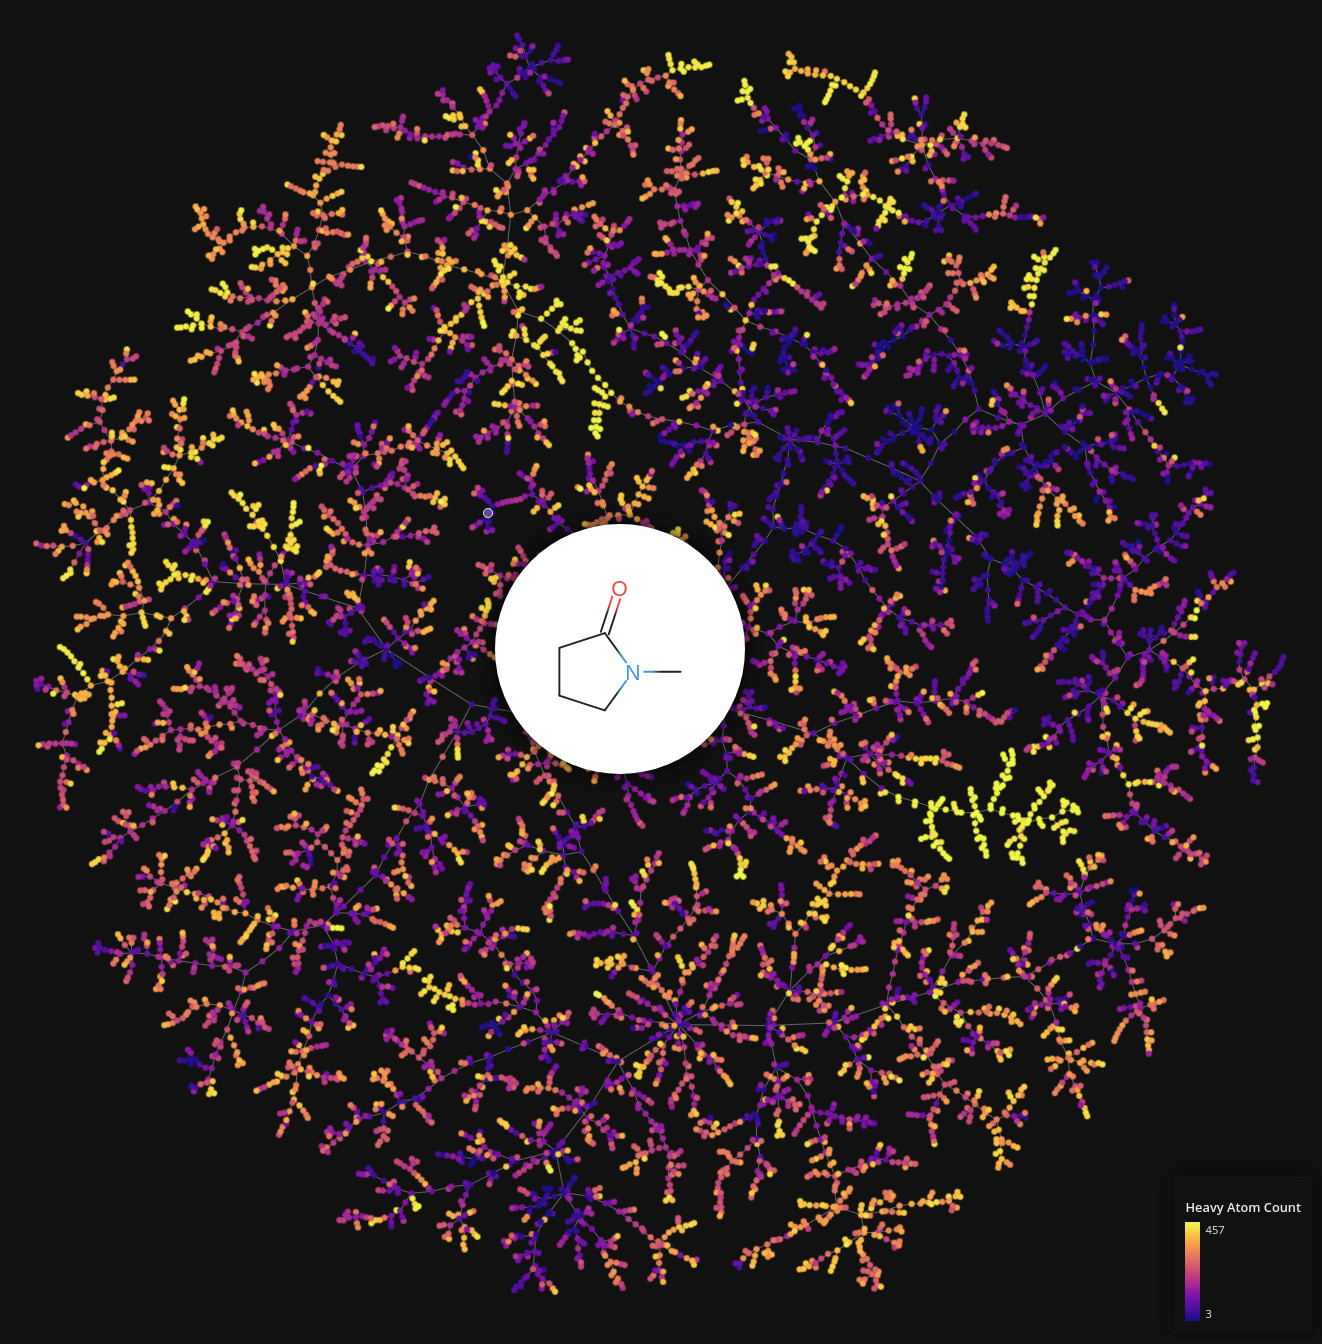

Reproduce this figure in Python.
"""
Visualizing the Drugbank chemical space using tmap.
"""

import tmap as tm
import numpy as np
import scipy.stats as ss
from faerun import Faerun
from mhfp.encoder import MHFPEncoder
from rdkit.Chem import AllChem


def main():
    """ The main function """
    mhfp = MHFPEncoder()
    lf = tm.LSHForest(2048, 128)

    fps = []
    smiles = []
    values = []
    with open("drugbank.smi", "r") as f:
        for i, line in enumerate(f):
            smi = line.split("\t")[0]
            mol = AllChem.MolFromSmiles(smi)
            if mol is not None:
                hac = mol.GetNumHeavyAtoms()
                if hac > 2:
                    fps.append(tm.VectorUint(mhfp.encode_mol(mol)))
                    smiles.append(smi)
                    values.append(hac)

    lf.batch_add(fps)
    lf.index()

    cfg = tm.LayoutConfiguration()
    cfg.k = 100
    cfg.node_size = 1 / 20
    x, y, s, t, _ = tm.layout_from_lsh_forest(lf, config=cfg)

    # Rank the molecules between 0.0 and 1.0 on values
    ranked_values = ss.rankdata(np.array(values) / max(values)) / len(values)

    # Create the plot
    faerun = Faerun(view="front", coords=False, title="Drugbank", legend_title="")
    faerun.add_scatter(
        "DRUGBANK",
        {"x": x, "y": y, "c": ranked_values, "labels": smiles},
        point_scale=2.0,
        max_point_size=10,
        shader="smoothCircle",
        has_legend=True,
        legend_title="Heavy Atom Count",
        max_legend_label=str(max(values)),
        min_legend_label=str(min(values)),
    )
    faerun.add_tree(
        "DRUGBANK_tree", {"from": s, "to": t}, point_helper="DRUGBANK", color="#666666"
    )
    faerun.plot("drugbank", template="smiles")


if __name__ == "__main__":
    main()
